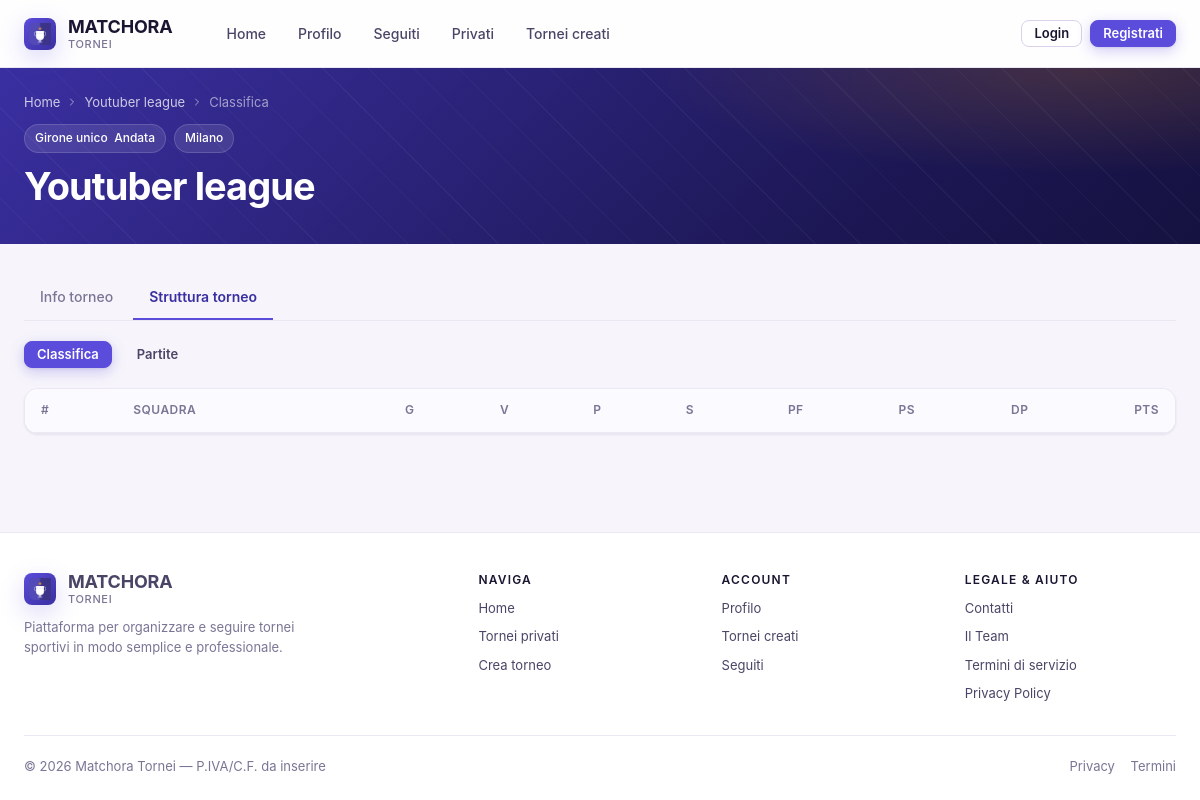
/struttura_torneo.php?id=26, run on an earlier commit of the app's database.
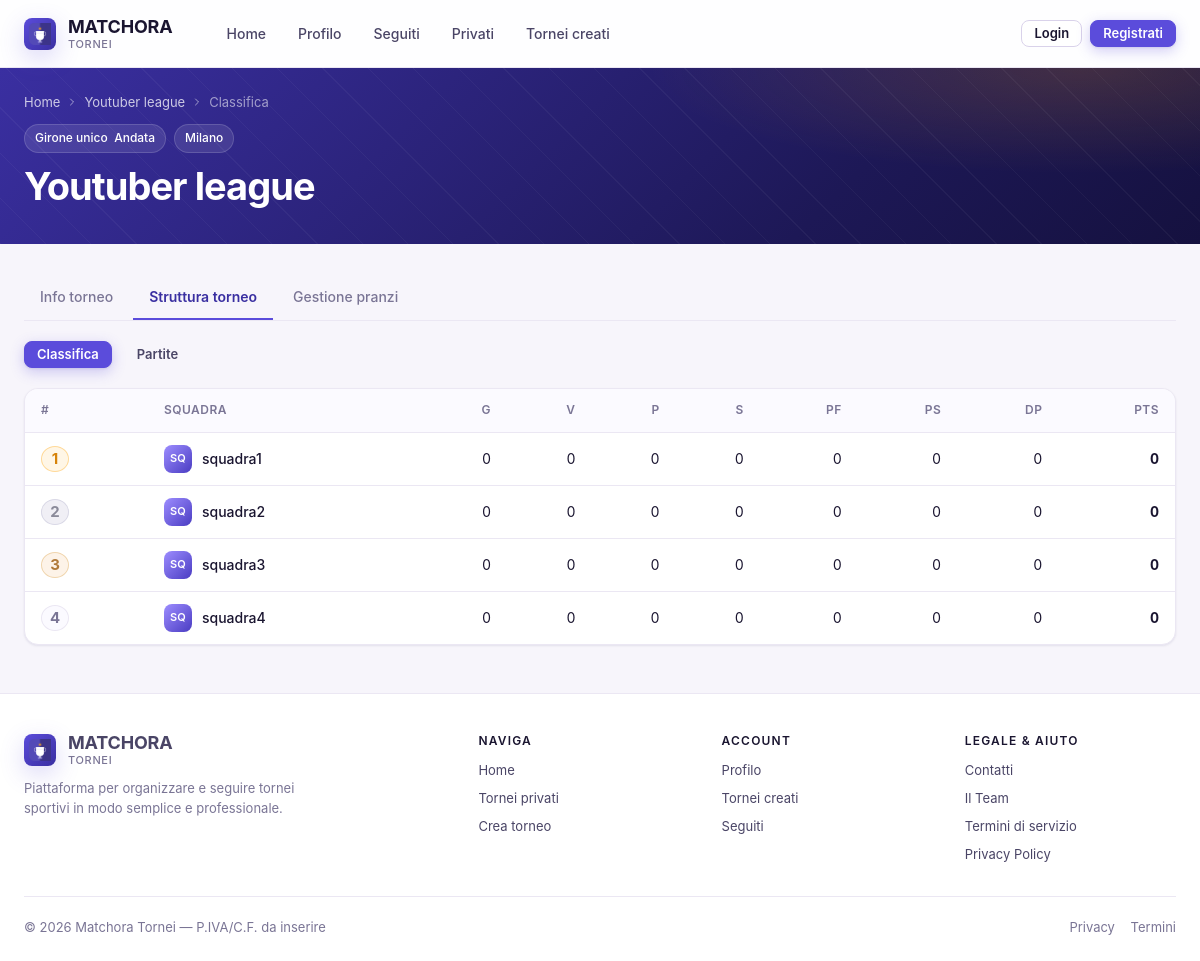
And on a later commit of the database.
### components/torneo_gironi.php (the view, shortened to what the changed rows need)
<?php
function girone_classifica($conn, $torneo_id){
    $stmt = $conn->prepare("
        SELECT id, nome FROM squadra
        WHERE torneo_id = ? AND stato = 'approvata'
    ");
    $stmt->bind_param("i", $torneo_id);
    $stmt->execute();
    $squadreRaw = $stmt->get_result()->fetch_all(MYSQLI_ASSOC);
    $classifica = [];
    foreach($squadreRaw as $sq){
        $classifica[$sq['id']] = [
            'id' => $sq['id'], 'nome' => $sq['nome'],
            'G' => 0, 'V' => 0, 'P' => 0, 'S' => 0,
            'PF' => 0, 'PS' => 0, 'DP' => 0, 'Pts' => 0
        ];
    }
    $stmt = $conn->prepare("
        SELECT * FROM partita
        WHERE torneo_id = ? AND girone IS NOT NULL AND stato = 'terminata'
    ");
    $stmt->bind_param("i", $torneo_id);
    $stmt->execute();
    $partite = $stmt->get_result()->fetch_all(MYSQLI_ASSOC);
    usort($classifica, fn($a, $b) =>
        $b['Pts'] <=> $a['Pts']
        ?: $b['DP']  <=> $a['DP']
        ?: $b['PF']  <=> $a['PF']
        ?: strcmp($a['nome'], $b['nome'])
    );
    return array_values($classifica);
}
if($torneo['stato'] === 'in_corso'){
    $stmt = $conn->prepare("
        SELECT COUNT(*) as tot FROM partita
        WHERE torneo_id = ? AND girone IS NOT NULL
    ");
    $stmt->bind_param("i", $torneo_id);
    $stmt->execute();
    $tot = $stmt->get_result()->fetch_assoc()['tot'];
}
$classifica  = girone_classifica($conn, $torneo_id);
require_once('templates/header.php');
?>
<header class="t-hero">
    <div class="m-container">
        <h1><?= htmlspecialchars($torneo['nome']) ?></h1>
    </div>
</header>
<main class="m-page">
    <div class="m-container">
        <div class="m-tabs">
            <a href="dettagli_torneo.php?id=<?= (int)$torneo_id ?>" class="m-tab">Info torneo</a>
            <a href="struttura_torneo.php?id=<?= (int)$torneo_id ?>" class="m-tab m-tab--active">Struttura torneo</a>
            <?php if ($torneo['stato'] === 'in_corso'): ?><a href="gestione_pranzi.php?id=<?= (int)$torneo_id ?>" class="m-tab">Gestione pranzi</a><?php endif; ?>
        </div>
        <?php if ($view === 'classifica'): ?>
            <div class="m-table-wrap">
                <table class="m-table">
                    <thead>
                        <tr>
                            <th>#</th><th>Squadra</th>
                            <th class="m-num">G</th><th class="m-num">V</th><th class="m-num">P</th><th class="m-num">S</th>
                            <th class="m-num">PF</th><th class="m-num">PS</th><th class="m-num">DP</th><th class="m-num">Pts</th>
                        </tr>
                    </thead>
                    <tbody>
                        <?php foreach ($classifica as $pos => $sq):
                            $rank_class = '';
                            if ($pos === 0) $rank_class = 'm-rank--1';
                            elseif ($pos === 1) $rank_class = 'm-rank--2';
                            elseif ($pos === 2) $rank_class = 'm-rank--3';
                        ?>
                            <tr>
                                <td><span class="m-rank <?= $rank_class ?>"><?= $pos + 1 ?></span></td>
                                <td>
                                    <div class="m-team">
                                        <span class="m-avatar m-avatar--sq"><?= strtoupper(mb_substr($sq['nome'], 0, 2)) ?></span>
                                        <?= htmlspecialchars($sq['nome']) ?>
                                    </div>
                                </td>
                                <td class="m-num"><?= (int)$sq['G'] ?></td>
                                <td class="m-num"><?= (int)$sq['V'] ?></td>
                                <td class="m-num"><?= (int)$sq['P'] ?></td>
                                <td class="m-num"><?= (int)$sq['S'] ?></td>
                                <td class="m-num"><?= (int)$sq['PF'] ?></td>
                                <td class="m-num"><?= (int)$sq['PS'] ?></td>
                                <td class="m-num"><?= (int)$sq['DP'] ?></td>
                                <td class="m-num"><b><?= (int)$sq['Pts'] ?></b></td>
                            </tr>
                        <?php endforeach; ?>
                    </tbody>
                </table>
            </div>
        <?php endif; ?>
    </div>
</main>
<?php require_once('templates/footer.php'); ?>

What changed in the data, as far as the page shows it:
changed torneo "Youtuber league": stato "aperto" → "in_corso" (drawn)
Also different on the page:
text now shown: "Gestione pranzi"
new list line: "1 SQ squadra1 0 0 0 0 0 0 0 0"
new list line: "2 SQ squadra2 0 0 0 0 0 0 0 0"
new list line: "3 SQ squadra3 0 0 0 0 0 0 0 0"
new list line: "4 SQ squadra4 0 0 0 0 0 0 0 0"
